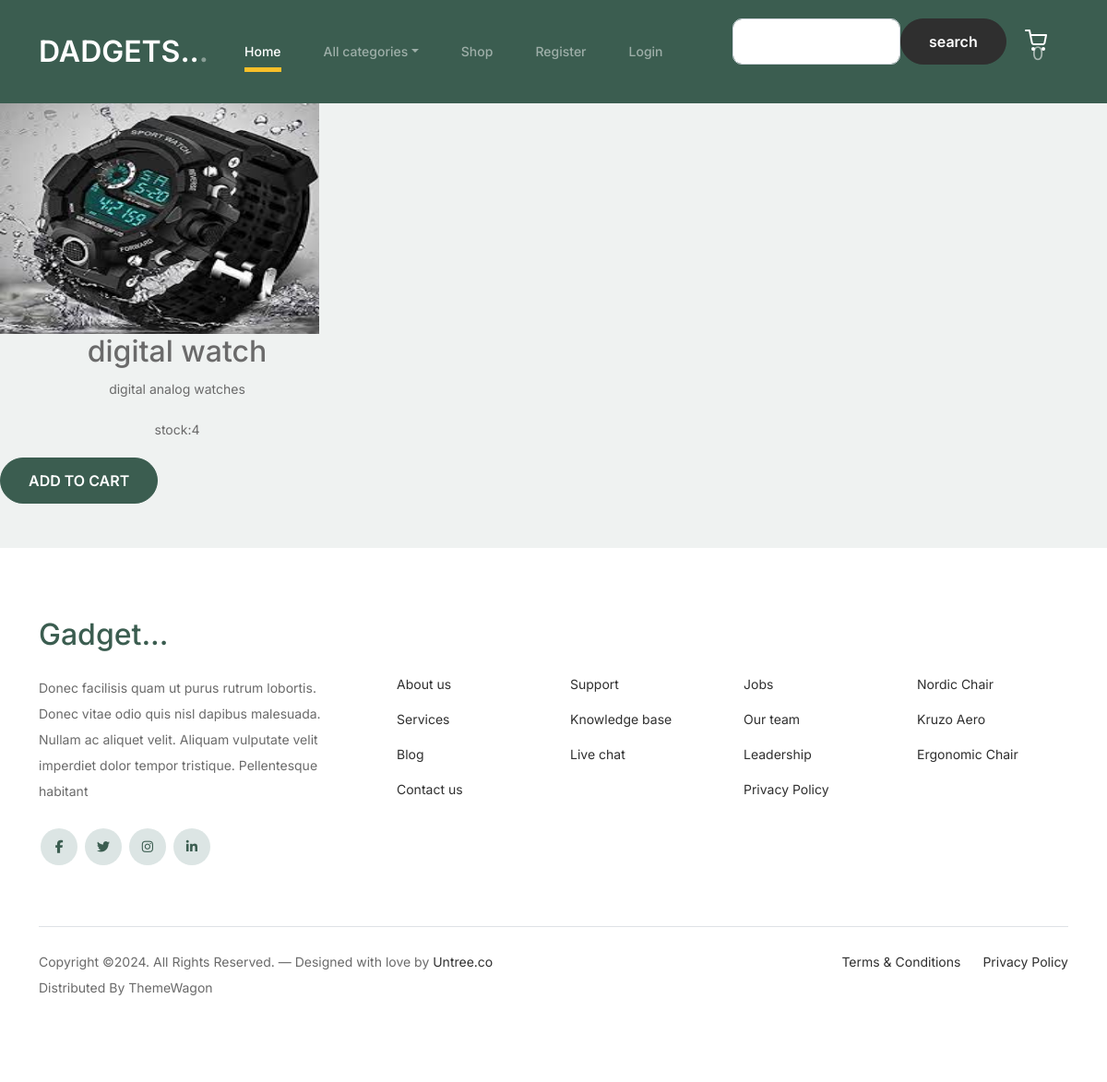
The page /details/1 on the database its author committed.
### shop/models.py (models this page shows, shortened)
class Product(models.Model):
    name = models.CharField(max_length=20)
    description = models.TextField()
    image = models.ImageField(upload_to='products')
    price = models.DecimalField(max_digits=10,decimal_places=2)
    stock=models.IntegerField()
    available=models.BooleanField(default=True)
    created=models.DateTimeField(auto_now_add=True)
    updated=models.DateTimeField(auto_now=True)
    category=models.ForeignKey(Categories,on_delete=models.CASCADE)

### shop/views.py (the view)
# urls.py: path('details/<int:p>', views.details, name='details'),
def details(request,p):
    pro=Product.objects.get(id=p)
    context={'product':pro}
    return render(request, 'details.html',context)

### cart/context_processors.py (called while the page is built, shortened)
def count_items(request):
    u=request.user
    count = 0
    return{'c':count}

### shop/context_processors.py (called while the page is built)
def menu_links(request):
    c=Categories.objects.all()
    return {'links':c}

### templates/details.html (shortened to what this page needs)
{% extends 'base.html' %}
{% load static %}
{% block content %}
<div class="row" >
					<div class="col-12 col-sm-6 col-md-4 mb-4 mb-md-5" >
						<div class="post-entry">
							<a href="#" class="post-thumbnail"><img src="{{product.image.url}}" width="90%" height="250px"></a>
							<div class="name">
								<h2 class="text-center">{{product.name}}</h2>
								<p class="text-center">{{product.description}}</p>
								<p class="text-center">stock:{{product.stock}}</p>
								{% if user.is_superuser == True %}
								  {% if product.stock > 0 %}
								<h4>Product In stock</h4>
								<a href="{% url 'shop:addstock' product.id %}" class="btn btn-secondary fw-bold mt-3 mb-2 text-center">Add Stock</a>
								{% else %}
								  <h4>Product Out Off Stock </h4>
								<a href="{% url 'shop:addstock' product.id %}" class="btn btn-secondary fw-bold mt-3 mb-2 text-center">Add Stock</a>
								{% endif %}
								{% else %}
								{% if product.stock > 0 %}
								<a href="{% url 'cart:addtocart' product.id %}" class="btn btn-primary">ADD TO CART</a>
								{% else %}
								<h4>Out Of Stock</h4>
								{% endif %}
								{% endif %}
								</div>
							</div>
						</div>
					</div>
{% endblock %}

### static/css/style.css (style rules this page uses)
body { overflow-x: hidden; position: relative; }
body { font-family: "Inter", sans-serif; font-weight: 400; line-height: 28px; color: #6a6a6a; font-size: 14px; background-color: #eff2f1; }
a { text-decoration: none; -webkit-transition: .3s all ease; -o-transition: .3s all ease; transition: .3s all ease; color: #2f2f2f; text-decoration: underline; }
.btn { font-weight: 600; padding: 12px 30px; border-radius: 30px; color: #ffffff; background: #2f2f2f; border-color: #2f2f2f; }
.btn.btn-primary { background: #3b5d50; border-color: #3b5d50; }

### rows shown on the page
Product: image (picture), name "digital watch", description "digital analog watches", stock "4"

### other values the page prints
{{ c }} "0"
